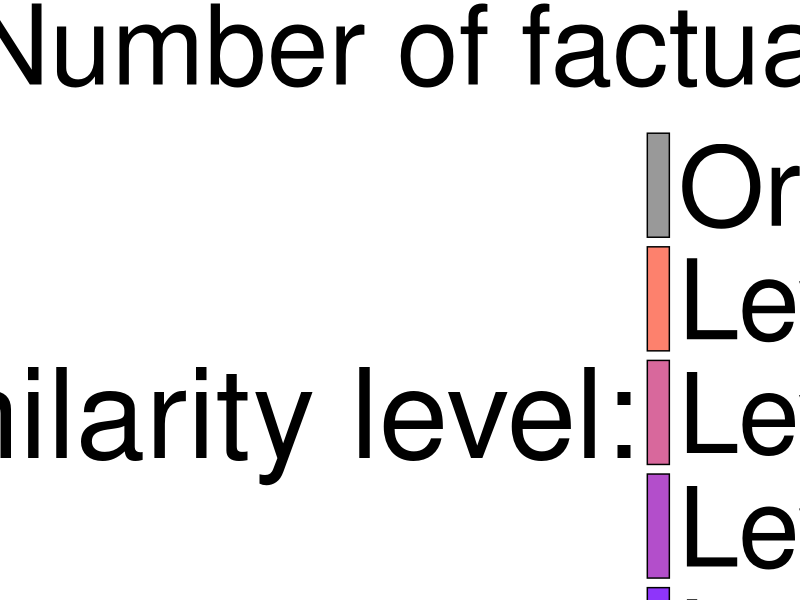
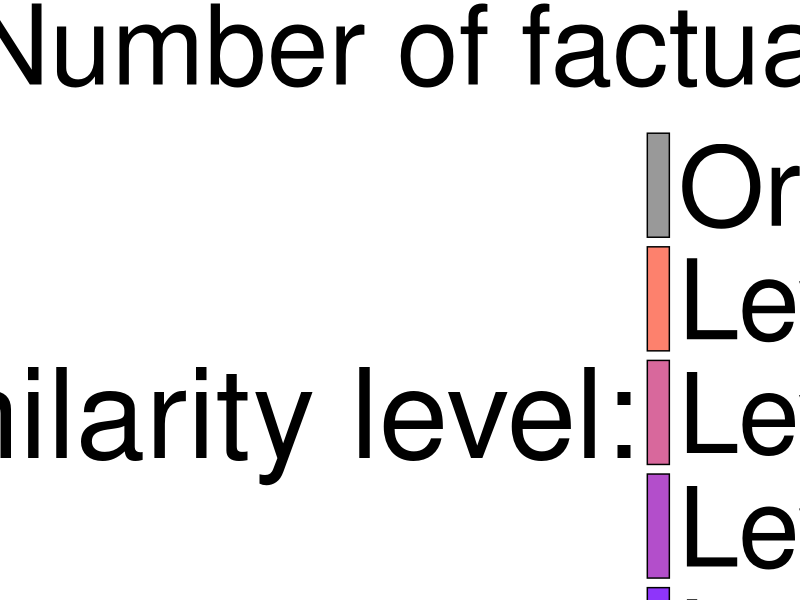

Generate these figures, in order, with R:
library(ggplot2)
library(readr)
library(dplyr)

# Load the DataFrame
df <- read_csv("results/gpt2_evaluate_mechanism.csv")


data <- df %>%
      group_by(model_name, interval) %>%
  summarize(total_true = sum(target_true), .groups = 'drop') %>%
  mutate(percentage_true = total_true/sum(total_true)*100) 

# Convert interval to a factor
data$interval <- as.factor(data$interval)
data$model_name <- factor(data$model_name, levels = c("GPT2-small", "GPT2-medium", "GPT2-large", "GPT2-xl"))

ggplot(data, aes(x=model_name, y= percentage_true, fill=interval)) +
  geom_bar(stat = "identity", position ="dodge", size=0.5, colour="black")+
  coord_flip() +
  scale_fill_manual(values = c("#999999", "#FD816D","#D8689C","#B34ECB","#8E35FA"), name="Similarity level:",
                    labels = c("Original", "Level 0 (less similar)", "Level 1", "Level 2", "Level 3 (most similar)")) +
  theme_minimal()+
  labs(y="Number of factual prediction (%)",
       x="",
       legend="ciao")+
  theme(axis.text.y = element_text(size=80, angle = 0, hjust = 1),
        axis.text.x = element_text(size=70, angle = 0), # Increase x-axis label size and angle
        axis.title.x = element_text(size = 80), # Increase x-axis label size and angle
        axis.title.y = element_text(size = 0), # Increase y-axis label size
        title = element_text(size=20),
        strip.text = element_text(size = 20),
        #increase legend text size
        legend.text = element_text(size=80),
        legend.title = element_text(size=90),
        legend.position = "bottom",
  )+
  guides(fill = guide_legend(ncol = 1))
  ggsave("results/plots/score_model.pdf", width = 32, height = 45, units = "in") 
  
  